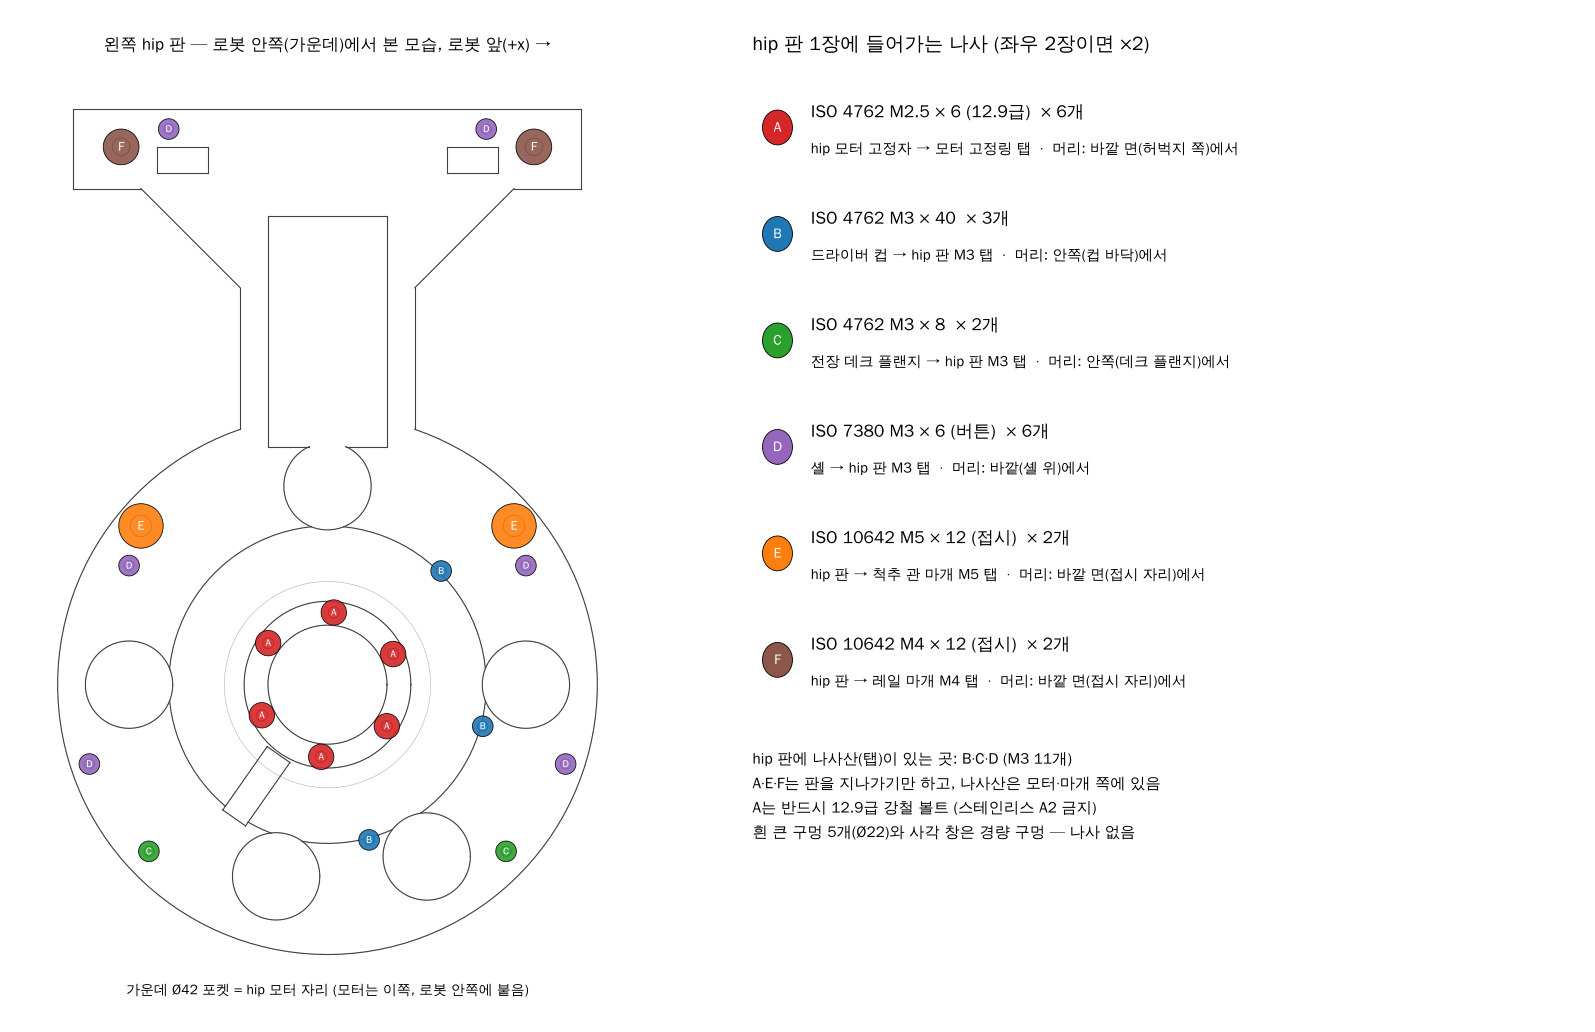

The script that saved this image:
"""Hip plate screw map: the left plate (quote STEP, seen from inside) with every hole coloured by the screw that goes in
it.  Explanatory figure, not a manufacturing drawing.  Run make_parts.py first.

    python hip_plate_screws.py       # -> hip_plate_screws.png next to this script
"""
import pathlib
import sys
HERE = pathlib.Path(__file__).resolve().parent
sys.path.insert(0, str(HERE.parents[1] / 'fusion'))
sys.path.insert(0, str(HERE.parent))
import occ as O
import drawings as D
import matplotlib.pyplot as plt
from matplotlib.patches import Circle, Rectangle
sh = O.solids(O.read_step(HERE.parent / 'step' / 'hip_plate_L.step'))[0]
holes = D.hip_holes(sh)
SPEC = {   # kind: (colour, screw, qty per plate, where it threads, head side)
    'A': ('#d62728', 'ISO 4762 M2.5 × 6 (12.9급)', 'hip 모터 고정자 → 모터 고정링 탭', '바깥 면(허벅지 쪽)에서'),
    'B': ('#1f77b4', 'ISO 4762 M3 × 40', '드라이버 컵 → hip 판 M3 탭', '안쪽(컵 바닥)에서'),
    'C': ('#2ca02c', 'ISO 4762 M3 × 8', '전장 데크 플랜지 → hip 판 M3 탭', '안쪽(데크 플랜지)에서'),
    'D': ('#9467bd', 'ISO 7380 M3 × 6 (버튼)', '셸 → hip 판 M3 탭', '바깥(셸 위)에서'),
    'E': ('#ff7f0e', 'ISO 10642 M5 × 12 (접시)', 'hip 판 → 척추 관 마개 M5 탭', '바깥 면(접시 자리)에서'),
    'F': ('#8c564b', 'ISO 10642 M4 × 12 (접시)', 'hip 판 → 레일 마개 M4 탭', '바깥 면(접시 자리)에서'),
}
fig = plt.figure(figsize=(17, 11))
ax = fig.add_axes([0.0, 0.02, 0.5, 0.92]); ax.set_aspect('equal'); ax.axis('off')
vis, hid = O.project(sh, (0, 0, 1), (1, 0, 0))
for pl in hid:
    xs, ys = zip(*pl); ax.plot(xs, ys, color='0.75', lw=0.4, ls='--')
for pl in vis:
    xs, ys = zip(*pl); ax.plot(xs, ys, color='0.25', lw=0.8)
count = {}
for (k, x, y) in holes:
    if k == 'G':
        continue
    c = SPEC[k][0]; count[k] = count.get(k, 0) + 1
    r = {'A': 3.2, 'B': 2.6, 'C': 2.6, 'D': 2.6, 'E': 5.6, 'F': 4.5}[k]
    ax.add_patch(Circle((x, y), r, fc=c, ec='k', lw=0.6, alpha=0.9, zorder=5))
    ax.text(x, y, k, ha='center', va='center', fontsize=7 if k in 'ABCD' else 9, color='white', weight='bold', zorder=6)
ax.text(0, 160, '왼쪽 hip 판 — 로봇 안쪽(가운데)에서 본 모습, 로봇 앞(+x) →', ha='center', fontsize=12)
ax.text(0, -78, '가운데 Ø42 포켓 = hip 모터 자리 (모터는 이쪽, 로봇 안쪽에 붙음)', ha='center', fontsize=10)
ax.set_xlim(-80, 80); ax.set_ylim(-85, 170)
# legend table
bx = fig.add_axes([0.5, 0.05, 0.49, 0.88]); bx.axis('off'); bx.set_xlim(0, 100); bx.set_ylim(0, 100)
bx.text(0, 97, 'hip 판 1장에 들어가는 나사 (좌우 2장이면 ×2)', fontsize=14, weight='bold')
y = 89
for k, (c, screw, what, head) in SPEC.items():
    n = sum(1 for h in holes if h[0] == k)
    bx.add_patch(Circle((3, y), 1.8, fc=c, ec='k', lw=0.6))
    bx.text(3, y, k, ha='center', va='center', color='white', fontsize=10, weight='bold')
    bx.text(7, y + 1.6, '%s  × %d개' % (screw, n), fontsize=12.5, weight='bold', va='center')
    bx.text(7, y - 2.2, '%s  ·  머리: %s' % (what, head), fontsize=10.5, va='center')
    y -= 11
bx.text(0, y + 2, 'hip 판에 나사산(탭)이 있는 곳: B·C·D (M3 11개)\nA·E·F는 판을 지나가기만 하고, 나사산은 모터·마개 쪽에 있음\nA는 반드시 12.9급 강철 볼트 (스테인리스 A2 금지)\n흰 큰 구멍 5개(Ø22)와 사각 창은 경량 구멍 — 나사 없음',
        fontsize=11, va='top', linespacing=1.6)
fig.savefig(sys.argv[1] if len(sys.argv) > 1 else HERE / 'hip_plate_screws.png', dpi=100, bbox_inches='tight')
